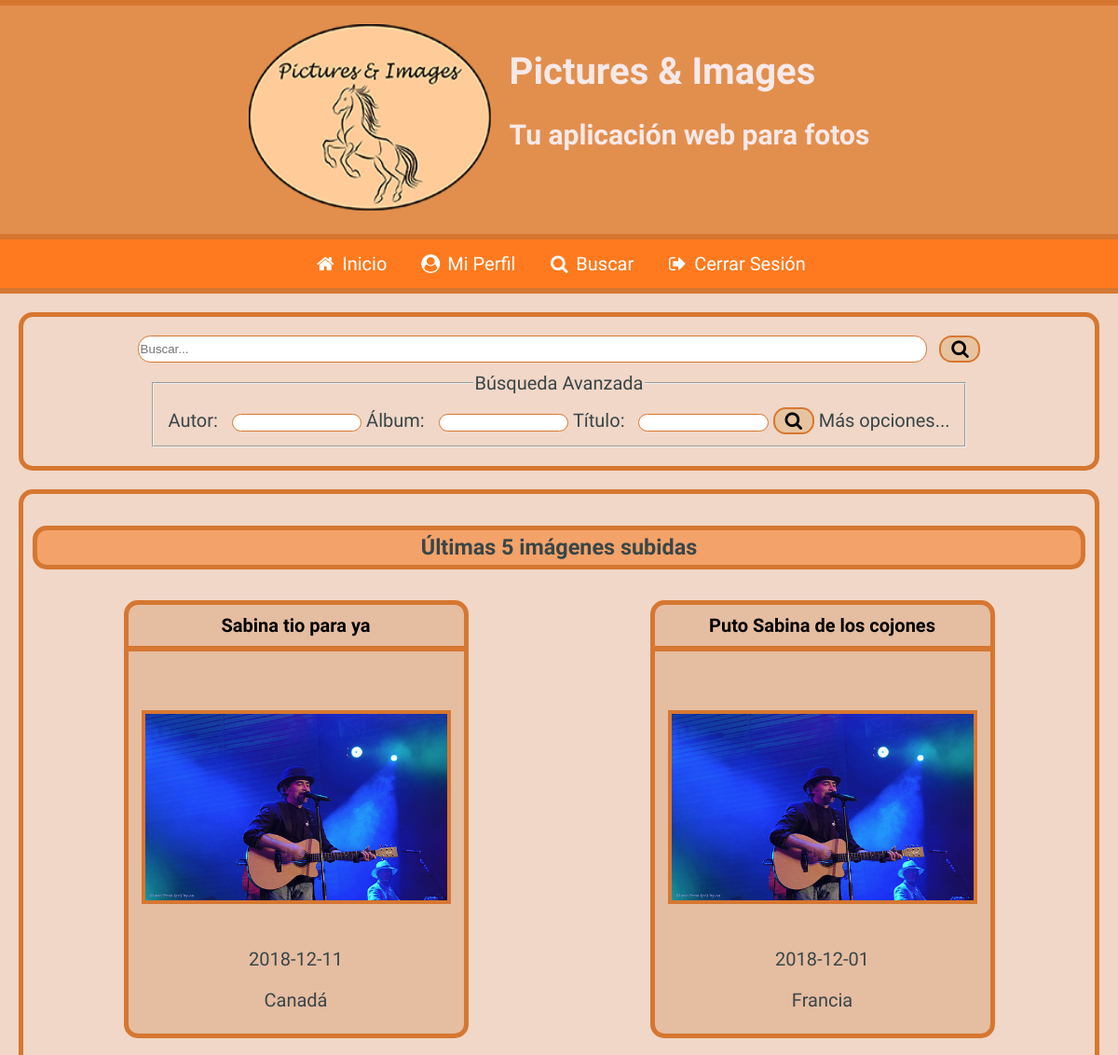
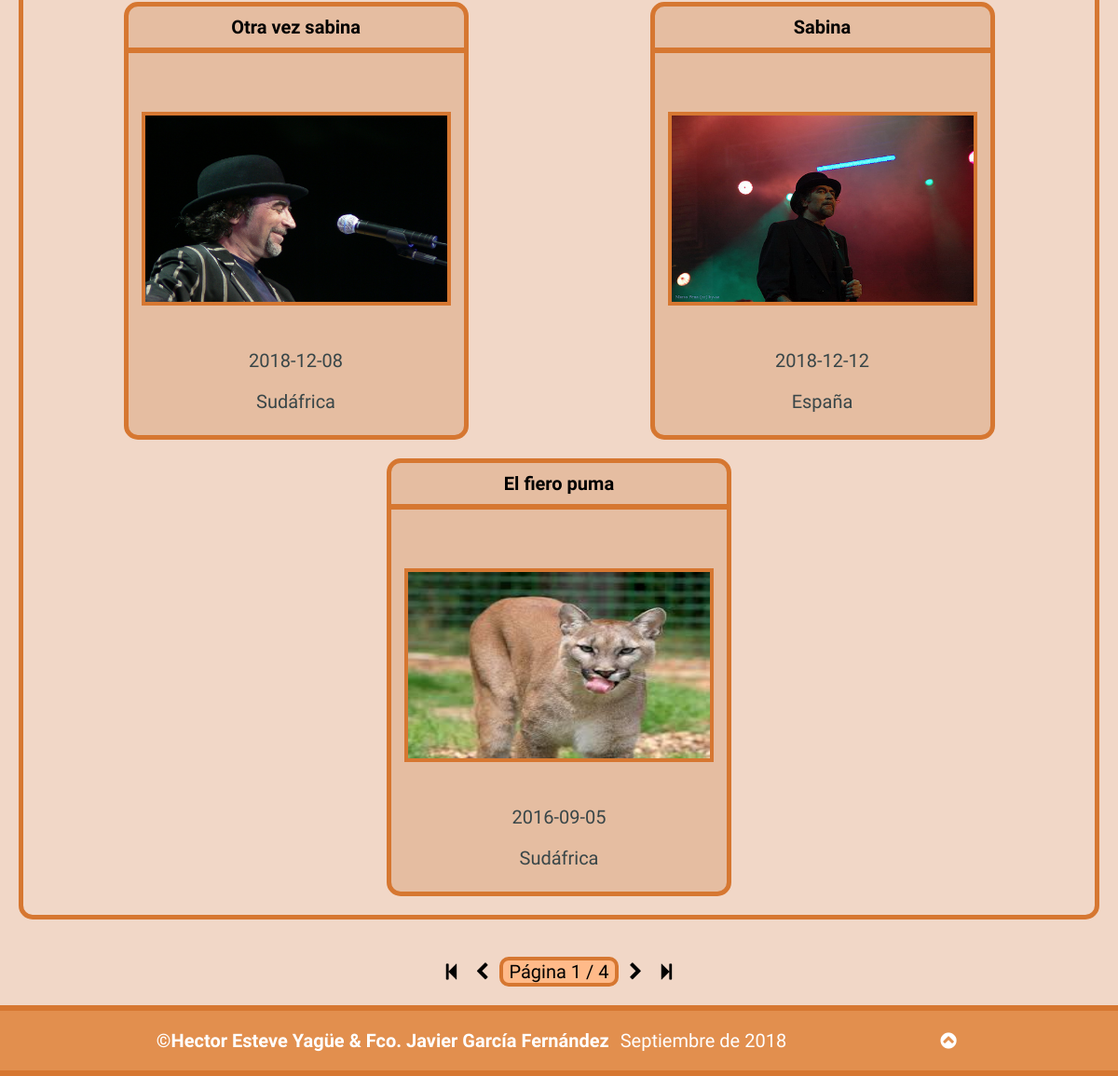
The page /Practica09/index.php (signed in) on the database its author committed (2 pictures, top to bottom).
### tables this page shows
CREATE TABLE `fotos` (
  `IdFoto` int(11) NOT NULL,
  `Titulo` varchar(200) NOT NULL,
  `Descripcion` mediumtext NOT NULL,
  `Fecha` date NOT NULL,
  `Pais` int(11) NOT NULL,
  `Album` int(11) NOT NULL,
  `Fichero` varchar(500) NOT NULL,
  `Alternativo` varchar(200) NOT NULL,
  `FRegistro` datetime NOT NULL DEFAULT CURRENT_TIMESTAMP ON UPDATE CURRENT_TIMESTAMP
);

CREATE TABLE `paises` (
  `IdPais` int(11) NOT NULL,
  `NomPais` varchar(200) NOT NULL,
  `Continente` varchar(200) NOT NULL
);

### Practica09/index.php (the view, shortened to what this page needs)
<?php
require_once("head.php");
require_once("header.php");
if(isset($_SESSION["usuarioLog"]) && $cookieFalsa == false){
	require_once("barraNavSesionIniciada.php");
}
else{
	require_once("barraNavSesionNoIniciada.php");
	if($cookieFalsa){
		mostrarMensErrorCookie();
	}
}
?>
		<div id="formBusc">
			<form id="buscTexto" action="resultado_busqueda.php" method="get" class="formulario">
				<input type="search" name="palClave" id="buscRap" placeholder="Buscar...">
				<button type="submit"><span id="butBuscRap" class="icon-search"></span></button>
			</form>
			<form id="miniFilBusc" action="resultado_busqueda.php" method="get" class="formulario">
				<fieldset>
					<legend>
						Búsqueda Avanzada
					</legend>
							<p>
								<label for="autorRap">Autor:</label>
								<input type="text" name="NomUsuario" id="autorRap">
							</p>
							<p>
								<label for="albumRap">Álbum:</label>
								<input type="text" name="Album" id="albumRap">
							</p>
							<p>
								<label for="tituloRap">Título:</label>
								<input type="text" name="Titulo" id="tituloRap">
							</p>
						<button type="submit"><span id="butFiltBuscRap" class="icon-search"></span></button>
						<a href="formulario_busqueda.php" title="Hacer búsqueda avanzada">Más opciones...</a>
				</fieldset>
			</form>
		</div>
<?php
	require_once("conexion_db.php");
	$sentencia = 'SELECT * FROM fotos';
	if(!($resultado = $mysqli->query($sentencia))) {
		echo "<p>Error al ejecutar la sentencia <b>$sentencia</b>: " . $mysqli->error;
		echo '</p>';
		exit;
	}
	require_once("paginacion.php");
	if(!empty($_GET["pagina"]) && ($_GET["pagina"] > $totalPaginas || !is_numeric($_GET["pagina"]))){
		$pagina = $totalPaginas;
		mostrarErrorPaginaNoExistente();
	}
	else{
		if(mysqli_num_rows($resultado) >= 1){
			crearIndex();
		}
}
	function crearIndex(){
		echo<<<indexParte1
		<section id="contFotosIndex">
			<h3>Últimas 5 imágenes subidas</h3>
			<div class="imagenes">
indexParte1;
		$sentencia = 'SELECT * FROM fotos JOIN paises ON (IdPais = Pais)' . ' ORDER BY (FRegistro) DESC ' . 'LIMIT ' . $GLOBALS["inicio"] . ',' . $GLOBALS["tamPag"];
		if(!($resultado = $GLOBALS["mysqli"]->query($sentencia))) {
			echo "<p>Error al ejecutar la sentencia <b>$sentencia</b>: " . $GLOBALS["mysqli"]->error;
			echo '</p>';
			exit;
		}
		if(mysqli_num_rows($resultado) >= 1){
			while($fila = $resultado->fetch_assoc()){
				$idFoto = $fila["IdFoto"];
				$titulo = $fila["Titulo"];
				$fichero = $fila["Fichero"];
				$alt = $fila["Alternativo"];
				$fecha = $fila["Fecha"];
				$pais = $fila["NomPais"];
				echo<<<articulo
			<article>
				<h4><a href="detalle_foto.php?id=$idFoto" title="Ver detalles de la foto">$titulo</a></h4>
				<figure>
					<a href="detalle_foto.php?id=$idFoto" title="Ver detalles de la foto"><img src="./$fichero" alt="$alt"/></a>
				</figure>
				<footer>
					<p><time datetime="$fecha">$fecha</time></p>
					<p>$pais</p>
				</footer>
			</article>
articulo;
			}
		}
		echo<<<indexParte2
			</div>
		</section>
		<div class="paginacion">
			<div>
				<a href="{$GLOBALS['getUrl']}?pagina=1"><span class="icon-to-start" title="Primeras 5 imágenes"></span></a>
				<a href="{$GLOBALS['getUrl']}?pagina={$GLOBALS['paginaAnt']}"><span class="icon-left-open" title="Anteriores 5 imágenes"></span></a>
				<p>Página <output>{$GLOBALS['pagina']}</output> / {$GLOBALS['totalPaginas']}</p>
				<a href="{$GLOBALS['getUrl']}?pagina={$GLOBALS['paginaSig']}"><span class="icon-right-open" title="Siguientes 5 imágenes"></span></a>
				<a href="{$GLOBALS['getUrl']}?pagina={$GLOBALS['totalPaginas']}"><span class="icon-to-end" title="Últimas 5 imágenes"></span></a>
			</div>
		</div>
indexParte2;
	}
 ?>
<?php
	require_once("footer.php");
?>

### Practica09/estilo.css (style rules this page uses)
body { box-sizing: border-box; min-width: 320px; max-width: 1980px; margin: 0 auto; background-color: #F1D7C7; font-family: 'Kalam', cursive; font-size: 20px; position: relative; }
body>#formBusc { margin: 1em; border: 0.3em solid #D67731; border-width: 5px; border-radius: 15px; padding: 0.5em; text-align: center; }
body>div>form { margin-top: 0.5em; margin-bottom: 0.5em; display: flex; flex-wrap: wrap; justify-content: center; }
body>div>form>#buscRap { width: 75%; }
body>div>form>input { border-radius: 1em; border: 0.1em solid #D67731; }
body>div>form>button { background-color: #E7C49F; border: 0.2em solid #D67731; border-radius: 1em; margin-left: 1em; }
body>div>form>button>span { font-size: 20px; }
body>div>form>fieldset>legend { color: #394648; margin: auto; }
body>div>form>fieldset>p { display: inline-block; margin: 0; }
body>div>form>fieldset>p>label { color: #394648; text-align: right; margin-right: 0.5em; }
body>div>form>fieldset>p>input { border-radius: 1em; border: 0.1em solid #D67731; width: 10em; }
body>div>form>fieldset>a { color: #394648; text-decoration: none; white-space: nowrap; margin-top: 0.5em; }
body>div>form>fieldset>button { background-color: #E7C49F; border: 0.2em solid #D67731; border-radius: 1em; margin-top: 0.5em; }
body>div>form>fieldset>button>span { font-size: 20px; }
body>section { margin: 1em; border: 0.3em solid #D67731; border-width: 5px; border-radius: 15px; padding: 0.5em; text-align: center; }
body>section>h3 { background-color: #F3A269; padding: 0.2em; border: 0.3em solid #D67731; border-width: 5px; border-radius: 15px; display: flex; justify-content: center; color: #394648; }
body>section>.imagenes { display: flex; flex-direction: row; flex-wrap: wrap; justify-content: space-around; margin-top: 0.7em; }
body>section>.imagenes>article { display: flex; flex-direction: column; background-color: #E5BDA1; border: 0.3em solid #D67731; border-width: 5px; border-radius: 15px; justify-content: space-between; color: #394648; overflow: hidden; height: 23em; width: 18em; margin: 0.5em; }
body>section>.imagenes>article>figure { margin: 0; margin-top: 1em; border: 0.2em solid #D67731; width: 90%; height: 10em; align-self: center; }
body>section>.imagenes>article>figure>a { margin: 0; display: flex; flex-direction: column; transition: all .35s ease-in-out; width: 100%; height: 100%; }
body>section>.imagenes>article>figure>a>img { width: 100%; height: 100%; align-self: center; }
body>section>.imagenes>article>h4 { margin: 0; border-bottom: 0.3em solid #D67731; padding: 0.5em; text-overflow: ellipsis; width: 100%; white-space: nowrap; overflow: hidden; align-self: center; }
body>section>.imagenes>article>h4>a { text-decoration: none; color: #000000; cursor: pointer; }
body>section>.imagenes>article>footer { display: flex; flex-direction: column; padding: 0.2em; border-radius: 15px; margin-bottom: 1em; }
body>section>.imagenes>article>footer>p { color: #394648; margin: 0; }
body>section>.imagenes>article>footer>p:first-of-type { margin-bottom: 1em; }
body>.paginacion { align-self: center; display: flex; justify-content: center; }
body>.paginacion>div>a { text-decoration: none; color: #000000; }
body>.paginacion>div>a,p { justify-content: center; display: inline-block; }
body>.paginacion>div>a>span { text-decoration: none; }
body>.paginacion>div>p { border: 0.2em solid #D67731; border-radius: 10px; background-color: #FFBA89; padding-left: 0.3em; padding-right: 0.3em; }

### rows shown on the page
fotos: Titulo "Sabina tio para ya", Fichero (picture), Fecha "2018-12-11", Pais.NomPais "Canadá"
fotos: Titulo "Puto Sabina de los cojones", Fichero (picture), Fecha "2018-12-01", Pais.NomPais "Francia"
fotos: Titulo "Otra vez sabina", Fichero (picture), Fecha "2018-12-08", Pais.NomPais "Sudáfrica"
fotos: Titulo "Sabina", Fichero (picture), Fecha "2018-12-12", Pais.NomPais "España"
fotos: Titulo "El fiero puma", Fichero (picture), Fecha "2016-09-05", Pais.NomPais "Sudáfrica"

### other values the page prints
$GLOBALS['pagina'] "1"
$GLOBALS['totalPaginas'] "4"
